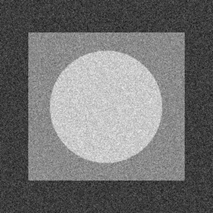
#> input picture 大三上/数字图像处理/实验代码/Project3/1_1_1.tif, 213 x 213 px
$ python ex1.py
#> lines starting #> are read from the running program, lines starting #| are printed output that depends on the picture
import numpy as np
import cv2
import matplotlib.pyplot as plt


# 定义高斯核函数
def gaussian_kernel(size, sigma):
    # 输入滤波核的大小和高斯分布标准差
    k = size // 2 # 计算滤波核的半径
    x, y = np.mgrid[-k:k + 1, -k:k + 1] # 创建坐标矩阵
    g = np.exp(-(x ** 2 + y ** 2) / (2 * sigma ** 2)) # 用高斯公式计算每个点的权重值
    return g / g.sum() # 把权重归一化，使总和为1，确保图像亮度保持一致


# 自定义卷积操作
def apply_filter(image, kernel):
    # 输入图像和滤波核，输出滤波后的图像
    img_height, img_width = image.shape # 获取图像的大小
    kernel_size = kernel.shape[0] # 获取卷积核的大小
    pad_size = kernel_size // 2 # 获取填充像素的数量
    padded_image = np.pad(image, pad_size, mode='constant') # 0填充图像

    result = np.zeros_like(image) # 创建滤波卷积结果图像
    for i in range(img_height):
        for j in range(img_width):
            window = padded_image[i:i + kernel_size, j:j + kernel_size] # 获取与卷积核大小相同的滤波窗口
            result[i, j] = np.sum(window * kernel) # 对窗口里的像素和卷积核进行卷积

    return result


# 自定义中值滤波
def median_filter(image, kernel_size):
    # 输入图像和滤波核大小，输出滤波后的图像
    pad_size = kernel_size // 2
    padded_image = np.pad(image, pad_size, mode='constant')
    result = np.zeros_like(image)

    img_height, img_width = image.shape
    for i in range(img_height):
        for j in range(img_width):
            window = padded_image[i:i + kernel_size, j:j + kernel_size] # 获取与滤波核大小相同的滤波窗口
            result[i, j] = np.median(window) # 对窗口里的像素求中值

    return result


# 读取图像
image_noisy1_1 = cv2.imread('1_1_1.tif', cv2.IMREAD_GRAYSCALE)
#> image_noisy1_1 is the input picture: shape (213, 213); min 26, max 240, mean 114.3
image_noisy1_2 = cv2.imread('1_1_2.tif', cv2.IMREAD_GRAYSCALE)
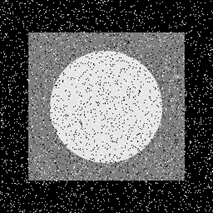
#> input picture 大三上/数字图像处理/实验代码/Project3/1_1_2.tif, 213 x 213 px
#> image_noisy1_2 is the input picture: shape (213, 213); min 0, max 255, mean 92.3
image_clean1 = cv2.imread('1_1_3.tif', cv2.IMREAD_GRAYSCALE)
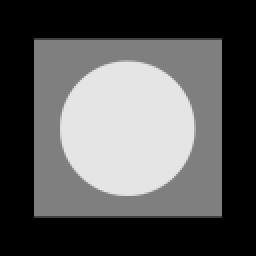
#> input picture 大三上/数字图像处理/实验代码/Project3/1_1_3.tif, 128 x 128 px (shown 2 times larger)
#> image_clean1 is the input picture: shape (128, 128); min 0, max 229, mean 87.1

image_noisy2_1 = cv2.imread('1_2_1.jpg', cv2.IMREAD_GRAYSCALE)
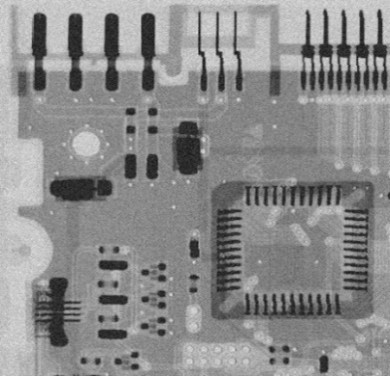
#> input picture 大三上/数字图像处理/实验代码/Project3/1_2_1.jpg, 390 x 376 px
#> image_noisy2_1 is the input picture: shape (376, 390); min 22, max 222, mean 139.3
image_noisy2_2 = cv2.imread('1_2_2.jpg', cv2.IMREAD_GRAYSCALE)
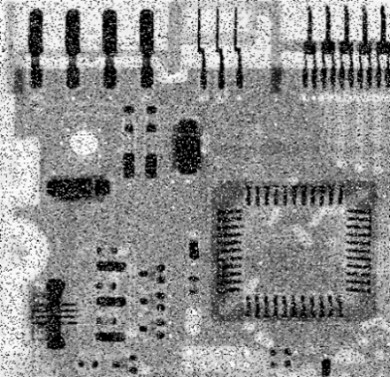
#> input picture 大三上/数字图像处理/实验代码/Project3/1_2_2.jpg, 390 x 377 px
#> image_noisy2_2 is the input picture: shape (377, 390); min 0, max 255, mean 141.9
image_clean2 = cv2.imread('1_2_3.jpg', cv2.IMREAD_GRAYSCALE)
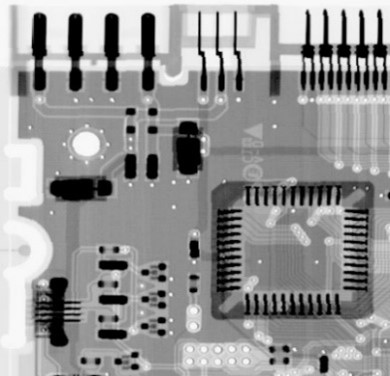
#> input picture 大三上/数字图像处理/实验代码/Project3/1_2_3.jpg, 390 x 376 px
#> image_clean2 is the input picture: shape (376, 390); min 0, max 255, mean 148.9

# 定义高斯滤波器参数
kernel_size = 5
sigma = 1.5
gaussian_k = gaussian_kernel(kernel_size, sigma)

# 对图像进行高斯滤波
image_gaussian1_1 = apply_filter(image_noisy1_1, gaussian_k)
image_gaussian1_2 = apply_filter(image_noisy1_2, gaussian_k)

image_gaussian2_1 = apply_filter(image_noisy2_1, gaussian_k)
image_gaussian2_2 = apply_filter(image_noisy2_2, gaussian_k)
#> in apply_filter (call 4), `padded_image = np.pad(image, pad_size, mode='constant')`:
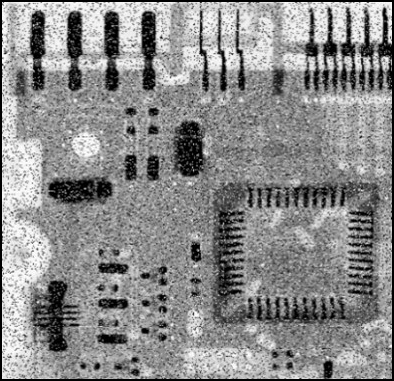
#> padded_image: shape (381, 394); min 0, max 255, mean 139

# 对图像进行自定义中值滤波
image_median1_1 = median_filter(image_noisy1_1, kernel_size)
image_median1_2 = median_filter(image_noisy1_2, kernel_size)

image_median2_1 = median_filter(image_noisy2_1, kernel_size)
image_median2_2 = median_filter(image_noisy2_2, kernel_size)
#> call 4 of median_filter, with kernel_size = 5
#> after the loop in median_filter (call 4), `for i in range(img_height):`:
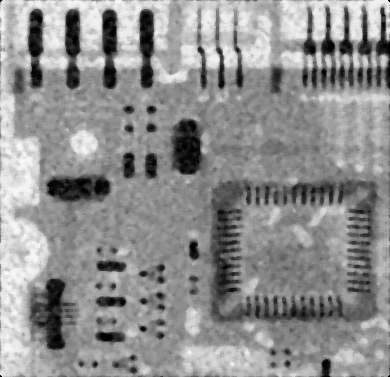
#> result: shape (377, 390); min 0, max 249, mean 143.3

# 显示处理后的结果
plt.figure(figsize=(12, 10))

# 第一组
plt.subplot(4, 4, 1), plt.imshow(image_noisy1_1, cmap='gray')
plt.title('Noisy Image 1_1'), plt.axis('off')

plt.subplot(4, 4, 2), plt.imshow(image_gaussian1_1, cmap='gray')
plt.title('Gaussian Filtered 1_1'), plt.axis('off')

plt.subplot(4, 4, 3), plt.imshow(image_median1_1, cmap='gray')
plt.title('Median Filtered 1_1'), plt.axis('off')

plt.subplot(4, 4, 4), plt.imshow(image_clean1, cmap='gray')
plt.title('Clean Image 1_3'), plt.axis('off')

plt.subplot(4, 4, 5), plt.imshow(image_noisy1_2, cmap='gray')
plt.title('Noisy Image 1_2'), plt.axis('off')

plt.subplot(4, 4, 6), plt.imshow(image_gaussian1_2, cmap='gray')
plt.title('Gaussian Filtered 1_2'), plt.axis('off')

plt.subplot(4, 4, 7), plt.imshow(image_median1_2, cmap='gray')
plt.title('Median Filtered 1_2'), plt.axis('off')

plt.subplot(4, 4, 8), plt.imshow(image_clean1, cmap='gray')
plt.title('Clean Image 1_3'), plt.axis('off')

# 第二组
plt.subplot(4, 4, 9), plt.imshow(image_noisy2_1, cmap='gray')
plt.title('Noisy Image 2_1'), plt.axis('off')

plt.subplot(4, 4, 10), plt.imshow(image_gaussian2_1, cmap='gray')
plt.title('Gaussian Filtered 2_1'), plt.axis('off')

plt.subplot(4, 4, 11), plt.imshow(image_median2_1, cmap='gray')
plt.title('Median Filtered 2_1'), plt.axis('off')

plt.subplot(4, 4, 12), plt.imshow(image_clean2, cmap='gray')
plt.title('Clean Image 2_3'), plt.axis('off')

plt.subplot(4, 4, 13), plt.imshow(image_noisy2_2, cmap='gray')
plt.title('Noisy Image 2_2'), plt.axis('off')

plt.subplot(4, 4, 14), plt.imshow(image_gaussian2_2, cmap='gray')
plt.title('Gaussian Filtered 2_2'), plt.axis('off')

plt.subplot(4, 4, 15), plt.imshow(image_median2_2, cmap='gray')
plt.title('Median Filtered 2_2'), plt.axis('off')

plt.subplot(4, 4, 16), plt.imshow(image_clean2, cmap='gray')
plt.title('Clean Image 2_3'), plt.axis('off')

plt.tight_layout()
plt.show()
